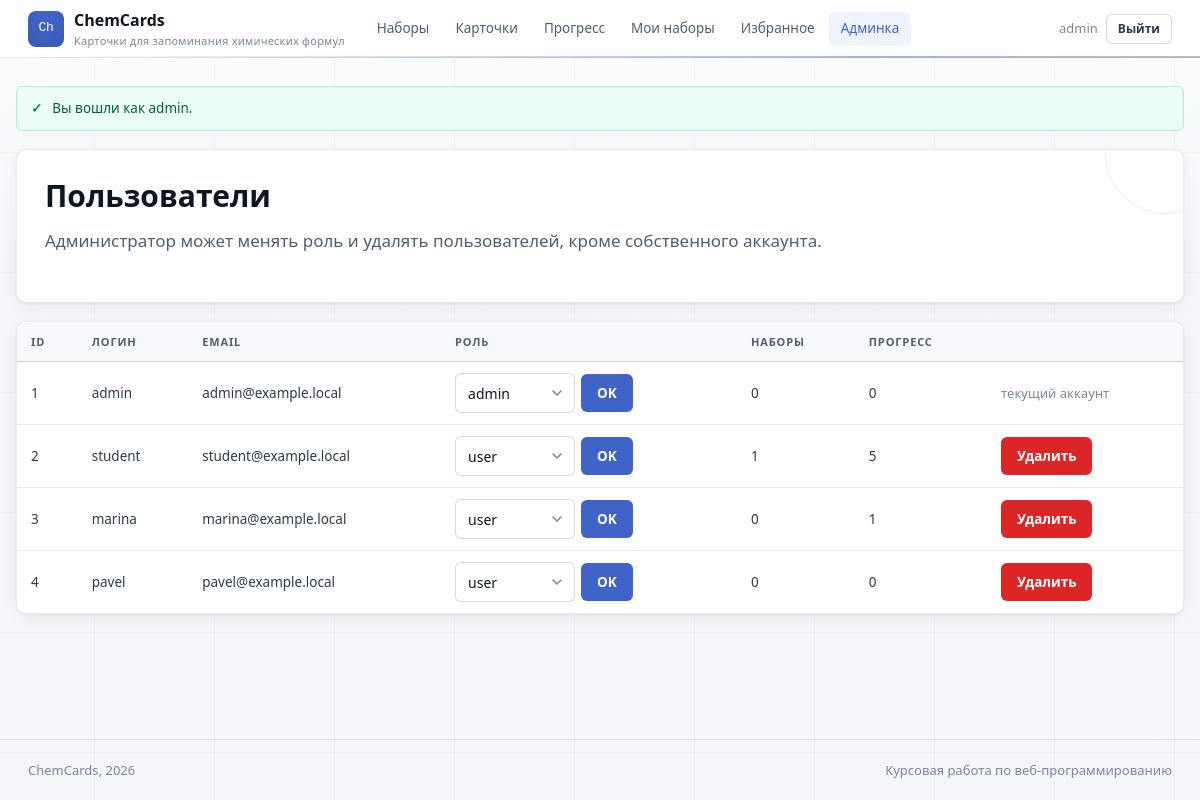
The page /admin/users.php (signed in) on the database its author committed.
### tables this page shows
CREATE TABLE users (
  id INT UNSIGNED AUTO_INCREMENT PRIMARY KEY,
  username VARCHAR(50) NOT NULL UNIQUE,
  email VARCHAR(120) NOT NULL UNIQUE,
  password_hash VARCHAR(255) NOT NULL,
  role ENUM('user', 'admin') NOT NULL DEFAULT 'user',
  rating_points INT NOT NULL DEFAULT 1000,
  created_at TIMESTAMP NOT NULL DEFAULT CURRENT_TIMESTAMP
);

### includes/functions.php (called while the page is built, shortened)
<?php
require_once __DIR__ . '/db.php';
function h($value): string
{
    return htmlspecialchars((string) $value, ENT_QUOTES, 'UTF-8');
}
function app_url(string $path = ''): string
{
    return BASE_URL . '/' . ltrim($path, '/');
}
function consume_flash(): array
{
    $items = $_SESSION['flash'] ?? [];
    return $items;
}
function current_user(): ?array
{
    static $loaded = false;
    static $user = null;
    if ($loaded) {
        return $user;
    }
    $loaded = true;
    $stmt = get_pdo()->prepare('SELECT id, username, email, role, rating_points, created_at FROM users WHERE id = ?');
    $stmt->execute([$_SESSION['user_id']]);
    $user = $stmt->fetch() ?: null;
    return $user;
}
function is_logged_in(): bool
{
    return current_user() !== null;
}
function is_admin(): bool
{
    $user = current_user();
    return $user && $user['role'] === 'admin';
}
function require_login(): void
{
    if (!is_logged_in()) {
        flash('warning', 'Войдите в аккаунт, чтобы открыть этот раздел.');
        redirect('login.php');
    }
}
function require_admin(): void
{
    require_login();
}

### includes/db.php (called while the page is built, shortened)
<?php
function get_pdo(): PDO
{
    static $pdo = null;
    if ($pdo instanceof PDO) {
        return $pdo;
    }
    $dsn = 'mysql:host=' . DB_HOST . ';dbname=' . DB_NAME . ';charset=utf8mb4';
    $pdo = new PDO($dsn, DB_USER, DB_PASS, [
        PDO::ATTR_ERRMODE => PDO::ERRMODE_EXCEPTION,
        PDO::ATTR_DEFAULT_FETCH_MODE => PDO::FETCH_ASSOC,
        PDO::ATTR_EMULATE_PREPARES => false,
    ]);
    return $pdo;
}

### admin/users.php (the view, shortened to what this page needs)
<?php
require_once __DIR__ . '/../includes/functions.php';
require_admin();
$pdo = get_pdo();
$current = current_user();
$users = $pdo->query(
    'SELECT u.*,
            COUNT(DISTINCT s.id) AS sets_count,
            COUNT(DISTINCT p.id) AS progress_count
     FROM users u
     LEFT JOIN flashcard_sets s ON s.user_id = u.id
     LEFT JOIN user_progress p ON p.user_id = u.id
     GROUP BY u.id
     ORDER BY u.id'
)->fetchAll();
include __DIR__ . '/../includes/header.php';
?>
<section class="panel">
    <h1>Пользователи</h1>
    <p class="lead">Администратор может менять роль и удалять пользователей, кроме собственного аккаунта.</p>
</section>
<section class="table-wrap" style="margin-top: 18px;">
    <table>
        <thead>
        <tr>
            <th>ID</th>
            <th>Логин</th>
            <th>Email</th>
            <th>Роль</th>
            <th>Наборы</th>
            <th>Прогресс</th>
            <th></th>
        </tr>
        </thead>
        <tbody>
        <?php foreach ($users as $user): ?>
            <tr>
                <td><?= h((string) $user['id']) ?></td>
                <td><?= h($user['username']) ?></td>
                <td><?= h($user['email']) ?></td>
                <td>
                    <form method="post" class="inline-actions">
                        <select name="role" style="width:120px;">
                            <option value="user" <?= $user['role'] === 'user' ? 'selected' : '' ?>>user</option>
                            <option value="admin" <?= $user['role'] === 'admin' ? 'selected' : '' ?>>admin</option>
                        </select>
                        <button type="submit">OK</button>
                    </form>
                </td>
                <td><?= h((string) $user['sets_count']) ?></td>
                <td><?= h((string) $user['progress_count']) ?></td>
                <td>
                    <?php if ((int) $user['id'] !== (int) $current['id']): ?>
                        <form method="post" onsubmit="return confirm('Удалить пользователя и его данные?');">
                            <button class="danger" type="submit">Удалить</button>
                        </form>
                    <?php else: ?>
                        <span class="meta">текущий аккаунт</span>
                    <?php endif; ?>
                </td>
            </tr>
        <?php endforeach; ?>
        </tbody>
    </table>
</section>
<?php include __DIR__ . '/../includes/footer.php'; ?>

### includes/header.php (shortened to what this page needs)
<?php
$user = current_user();
$scriptName = str_replace('\\', '/', $_SERVER['SCRIPT_NAME'] ?? '');
$activePath  = trim($scriptName, '/');
?>
<!doctype html>
<html lang="ru">
<head>
    <link rel="stylesheet" href="<?= h(app_url('css/style.css')) ?>">
</head>
<body>
<header class="topbar">
    <a class="brand" href="<?= h(app_url('index.php')) ?>">
        <span class="brand-mark">Ch</span>
        <span>
            <strong><?= h(APP_NAME) ?></strong>
            <small><?= h(APP_SUBTITLE) ?></small>
        </span>
    </a>
    <nav class="nav" aria-label="Основная навигация">
        <?php
        $navLinks = [
            'sets.php'      => 'Наборы',
            'cards.php'     => 'Карточки',
            'stats.php'     => 'Прогресс',
        ];
        if ($user) {
            $navLinks['my_sets.php']   = 'Мои наборы';
            $navLinks['favorites.php'] = 'Избранное';
        }
        foreach ($navLinks as $href => $label):
            $isActive = substr($activePath, -strlen($href)) === $href;
        ?>
            <a href="<?= h(app_url($href)) ?>"
               <?= $isActive ? 'aria-current="page"' : '' ?>>
                <?= h($label) ?>
            </a>
        <?php endforeach; ?>
        <?php if (is_admin()): ?>
            <a href="<?= h(app_url('admin/index.php')) ?>"
               <?= strpos($activePath, 'admin/') !== false ? 'aria-current="page"' : '' ?>>
                Админка
            </a>
        <?php endif; ?>
    </nav>
    <div class="account">
        <?php if ($user): ?>
            <span><?= h($user['username']) ?></span>
            <a class="button ghost sm" href="<?= h(app_url('logout.php')) ?>">Выйти</a>
        <?php else: ?>
            <a class="button ghost sm" href="<?= h(app_url('login.php')) ?>">Войти</a>
            <a class="button sm" href="<?= h(app_url('register.php')) ?>">Регистрация</a>
        <?php endif; ?>
    </div>
</header>
<main class="container">
    <?php foreach (consume_flash() as $item): ?>
        <div class="alert <?= h($item['type']) ?>"><?= h($item['message']) ?></div>
    <?php endforeach; ?>

### rows shown on the page
users: username "admin", id "1", email "admin@example.local", role "admin", sets_count "0", progress_count "0", shows "текущий аккаунт"
users: id "2", username "student", email "student@example.local", role "user", sets_count "1", progress_count "5"
users: id "3", username "marina", email "marina@example.local", role "user", sets_count "0", progress_count "1"
users: id "4", username "pavel", email "pavel@example.local", role "user", sets_count "0", progress_count "0"

### other values the page prints
APP_NAME "ChemCards"
APP_SUBTITLE "Карточки для запоминания химических формул"
$label "Наборы"
$label "Карточки"
$label "Прогресс"
$label "Мои наборы"
$label "Избранное"
$item['message'] "Вы вошли как admin."
